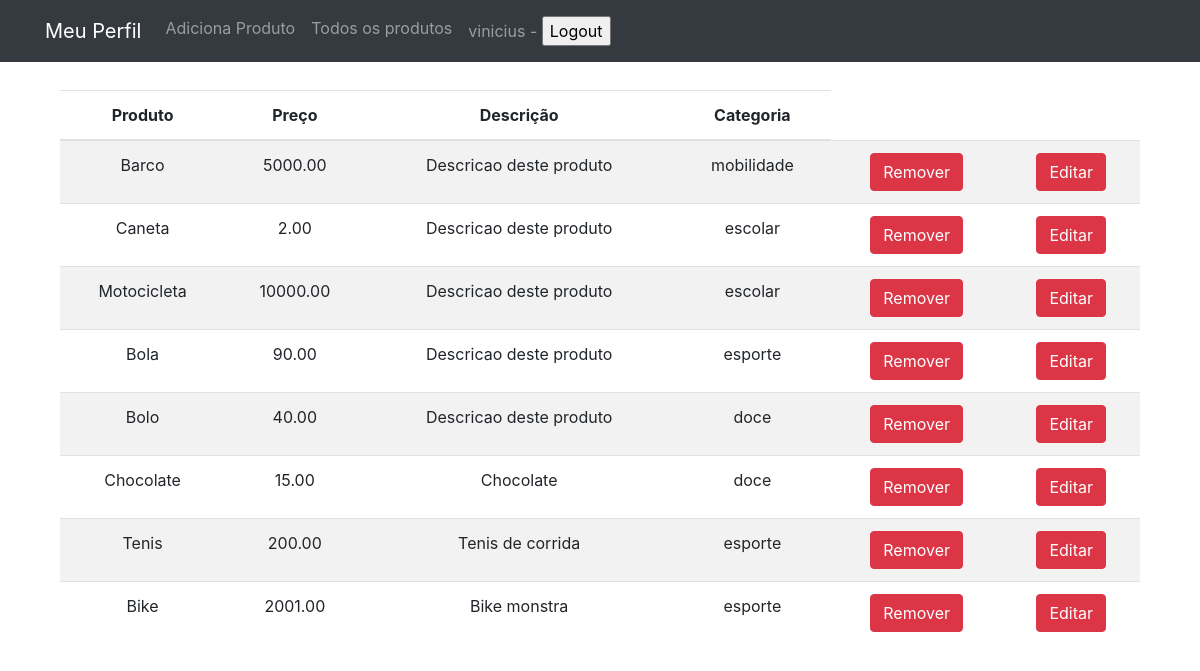
/produto-lista.php (signed in), run on the app's committed database.
### tables this page shows
CREATE TABLE `produtos` (
  `id` int(11) NOT NULL,
  `nome` varchar(255) DEFAULT NULL,
  `preco` decimal(10,2) DEFAULT NULL,
  `descricao` text,
  `categoria_id` int(11) DEFAULT NULL,
  `usado` tinyint(1) DEFAULT '0',
  `fk_user` int(11) DEFAULT NULL
);

CREATE TABLE `categorias` (
  `id` int(11) NOT NULL,
  `nome` varchar(255) DEFAULT NULL
);

### banco-produto.php (called while the page is built, shortened)
<?php
 function listaProdutos($conexao){
  $produtos = [];
  $resultado = mysqli_query($conexao, "SELECT p.*, c.nome as categoria_nome FROM produtos as p join categorias as c on c.id=p.categoria_id");
      while($produto = mysqli_fetch_assoc($resultado)){
    array_push($produtos,$produto);
  }
  return $produtos;
}

### produto-lista.php (the view, shortened to what this page needs)
<?php include('cabecalho.php');
include('conecta.php');
include('banco-produto.php');
  ?>
<table class="table table-striped">
  <tr>
    <thead>
      <th>Produto</th>
      <th>Preço</th>
      <th>Descrição</th>
      <th>Categoria</th>
    </thead>
  </tr>
<?php $produtos = listaProdutos($conexao);
foreach ($produtos as $produto) {?>
  <tr>
    <td><?=$produto['nome']?></td>
    <td><?=$produto['preco']?></td>
    <td><?=substr($produto['descricao'],0, 40)?></td>
    <td><?=$produto['categoria_nome']?>
    <td>
      <form action="remove-produto.php" method="post">
        <button class="btn btn-danger">Remover</button>
      </form>
    </td>
    <td>
      <form action="produto-formulario-editar.php" method="post">
        <button class="btn btn-danger" >Editar</button>
      </form>
    </td>
  </tr>
<?php }
?>
</table>
<?php include('rodape.php')?>

### loja.css (style rules this page uses)
body { padding-top: 50px; }

### data on the page
produtos: nome "Barco", preco "5000.00", descricao "Descricao deste produto", categoria.nome "mobilidade"
produtos: nome "Caneta", preco "2.00", descricao "Descricao deste produto", categoria.nome "escolar"
produtos: nome "Motocicleta", preco "10000.00", descricao "Descricao deste produto", categoria.nome "escolar"
produtos: nome "Bola", preco "90.00", descricao "Descricao deste produto", categoria.nome "esporte"
produtos: nome "Bolo", preco "40.00", descricao "Descricao deste produto", categoria.nome "doce"
produtos: nome "Chocolate", preco "15.00", descricao "Chocolate", categoria.nome "doce"
produtos: nome "Tenis", preco "200.00", descricao "Tenis de corrida", categoria.nome "esporte"
produtos: nome "Bike", preco "2001.00", descricao "Bike monstra", categoria.nome "esporte"

### other printed values
$_SESSION['username'] "vinicius"
